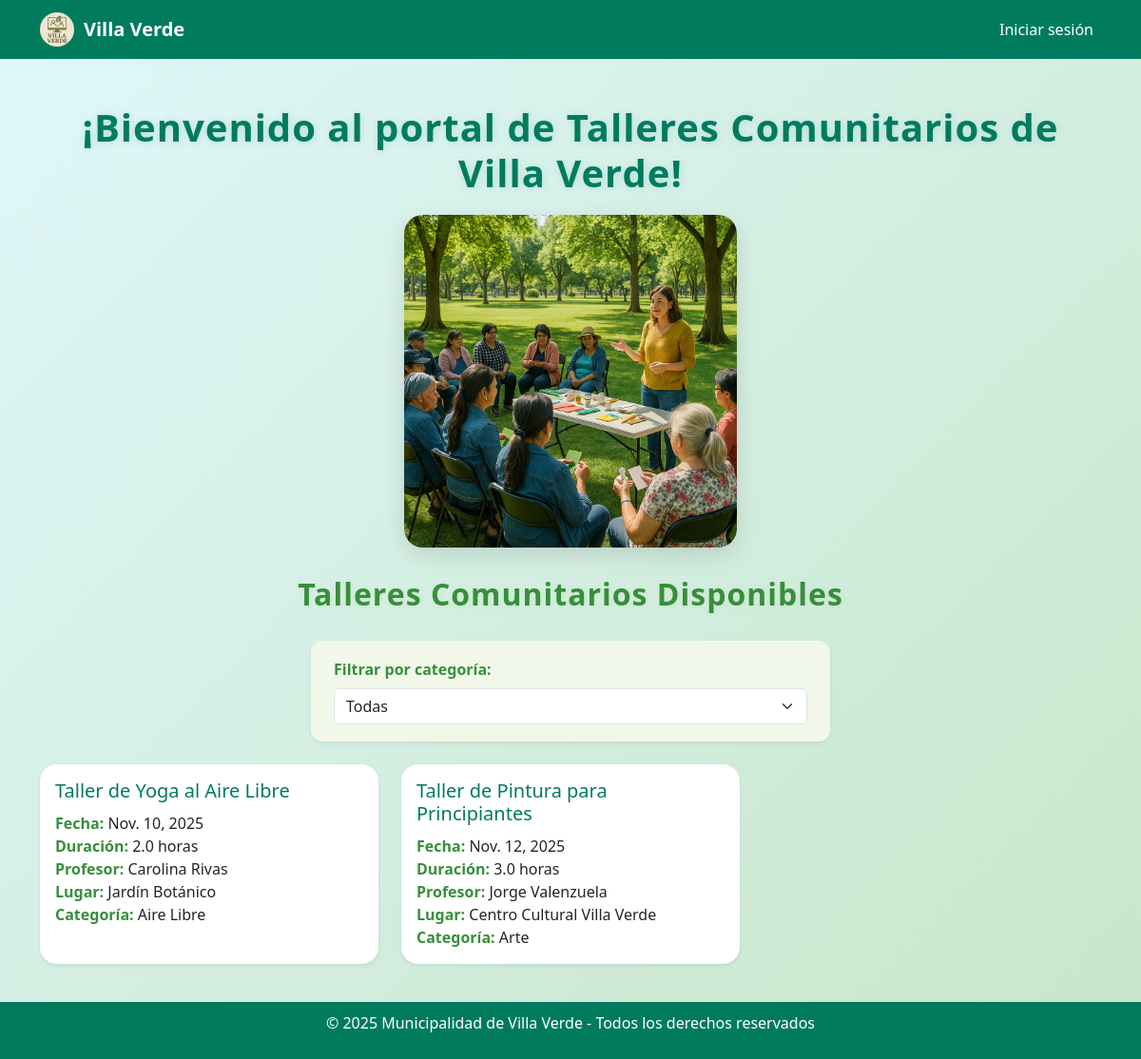
Before: / with the older database file.
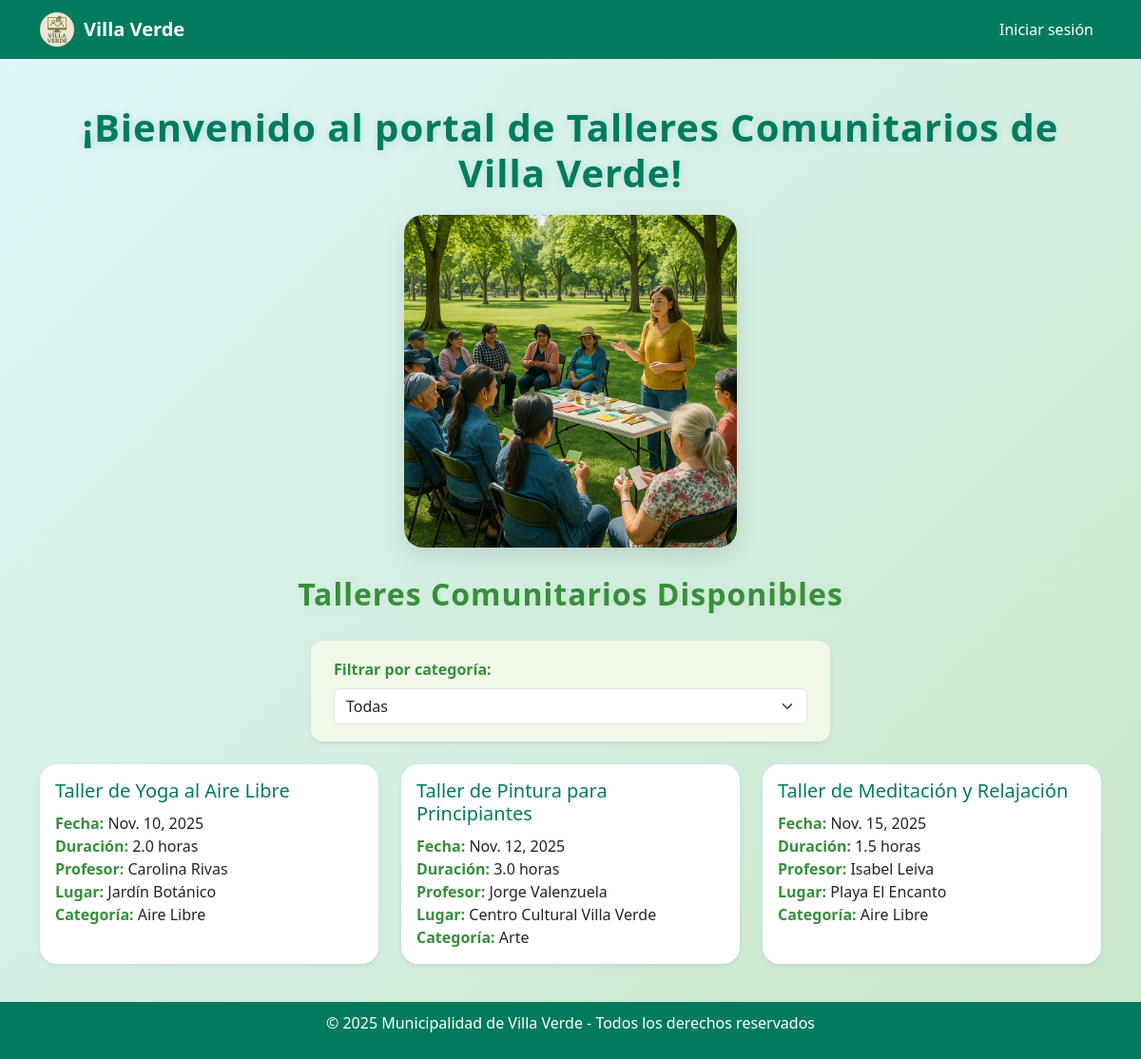
After: the same page with the newer database file.
### talleres/models.py (models this page shows, shortened)
class Taller(models.Model):
    ESTADOS = [
        ('pendiente', 'Pendiente'),
        ('aceptado', 'Aceptado'),
        ('rechazado', 'Rechazado'),
    ]
    titulo = models.CharField(max_length=150)
    fecha = models.DateField()
    duracion_horas = models.FloatField()
    estado = models.CharField(max_length=10, choices=ESTADOS, default='pendiente')
    observacion = models.TextField(null=True, blank=True)
    profesor = models.ForeignKey(Profesor, on_delete=models.CASCADE)
    lugar = models.ForeignKey(Lugar, on_delete=models.CASCADE)
    categoria = models.ForeignKey(Categoria, on_delete=models.CASCADE)

class Profesor(models.Model):
    nombre_completo = models.CharField(max_length=150)

class Lugar(models.Model):
    nombre = models.CharField(max_length=100)
    direccion = models.CharField(max_length=255)

class Categoria(models.Model):
    nombre = models.CharField(max_length=100)
    descripcion = models.TextField()

### talleres/views.py (the view)
# urls.py: path('', views.home, name='home'),
def home(request):
    categoria_id = request.GET.get('categoria')
    talleres = Taller.objects.filter(
        estado='aceptado',
        fecha__gte=timezone.now()
    )
    if categoria_id:
        talleres = talleres.filter(categoria_id=categoria_id)
    categorias = Categoria.objects.all()
    return render(request, 'talleres/home.html', {
        'talleres': talleres,
        'categorias': categorias,
        'categoria_actual': categoria_id
    })

### talleres/templates/talleres/home.html (shortened to what this page needs)
{% extends "talleres/base.html" %}
{% block content %}
{% load static %}
<h1 class="custom-header">¡Bienvenido al portal de Talleres Comunitarios de Villa Verde!</h1>
<div class="mb-4">
    <img src="{% static 'talleres/images/imagen.jpg' %}" class="custom-img" alt="Villa Verde">
</div>
<h2 class="custom-section-title">Talleres Comunitarios Disponibles</h2>
<div class="row justify-content-center mb-4">
    <div class="col-md-6">
        <form method="get" class="custom-form shadow-sm">
            <label for="categoria" class="form-label fw-bold" style="color:#388e3c;">Filtrar por categoría:</label>
            <select name="categoria" id="categoria" class="form-select" onchange="this.form.submit()">
                <option value="">Todas</option>
            </select>
        </form>
    </div>
</div>
{% if talleres %}
<div class="row row-cols-1 row-cols-md-3 g-4">
    {% for taller in talleres %}
    <div class="col">
        <div class="card custom-card h-100 shadow-sm">
            <div class="card-body">
                <h5 class="card-title custom-card-title">{{ taller.titulo }}</h5>
                <p class="card-text custom-card-text">
                    <strong>Fecha:</strong> {{ taller.fecha }}<br>
                    <strong>Duración:</strong> {{ taller.duracion_horas }} horas<br>
                    <strong>Profesor:</strong> {{ taller.profesor.nombre_completo }}<br>
                    <strong>Lugar:</strong> {{ taller.lugar.nombre }}<br>
                    <strong>Categoría:</strong> {{ taller.categoria.nombre }}
                </p>
            </div>
        </div>
    </div>
    {% endfor %}
</div>
{% else %}
<div class="alert alert-warning text-center mt-4" role="alert">
    No hay talleres disponibles por ahora.
</div>
{% endif %}
{% endblock %}

Changed rows visible on the page:
now on this page (row edited): Taller: titulo "Taller de Meditación y Relajación", fecha "Nov. 15, 2025", duracion_horas "1.5", profesor.nombre_completo "Isabel Leiva", lugar.nombre "Playa El Encanto", categoria.nombre "Aire Libre"
